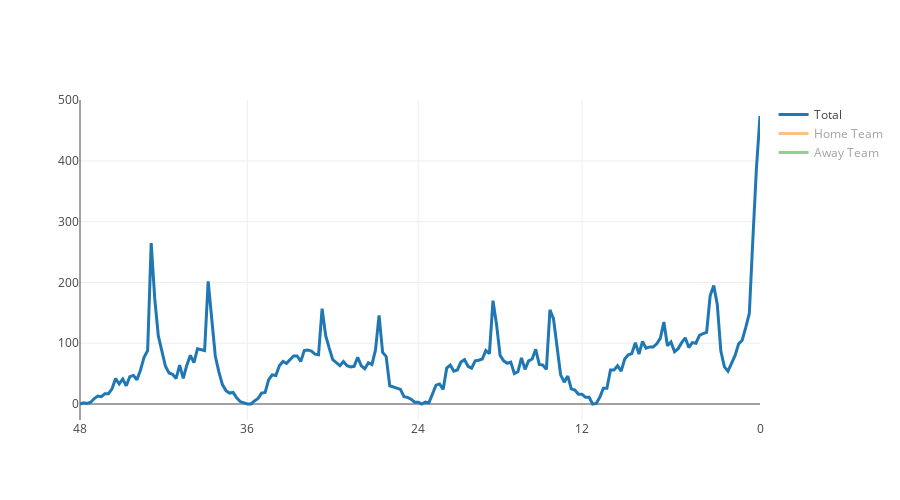

Here is the notebook cell this chart was saved with:
### Markdown cell above
# Timeouts over time
- In a very simple way, count the number of timeouts that happened throughout the game and siplay as a line plot.

### Code cell
# Histogram of time left in the game when timeout was called.
bin_size = 15 # in seconds
timeout_time_hist, timeout_time_edges = np.histogram(timeouts['GLOBALTIMELEFT'], bins=int(float(2880)/bin_size), range=(0, 2880))

# Same histograms separated by home and away teams.
home_timeout_time_hist, home_timeout_time_edges = np.histogram(home_timeouts['GLOBALTIMELEFT'], bins=int(float(2880)/bin_size), range=(0, 2880))
away_timeout_time_hist, away_timeout_time_edges = np.histogram(away_timeouts['GLOBALTIMELEFT'], bins=int(float(2880)/bin_size), range=(0, 2880))


x_values = np.arange(0, float(2880)/bin_size, 1)[::-1]


# Transforming back to min:secs to use on tick labels and hover text.
time_left_in_quarter_text = []
for x in x_values*bin_size:
    if 0 <= x < 720:
        label = '<b>Q4 (' + str(datetime.timedelta(seconds=x))[2:] + ')'
           
    if 720 <= x < 1440:
        x -= 720
        label = '<b>Q3 (' + str(datetime.timedelta(seconds=x))[2:] + ')'
    
    if 1440 <= x < 2160:
        x -= 1440
        label = '<b>Q2 (' + str(datetime.timedelta(seconds=x))[2:] + ')'
        
    if 2160 <= x <= 2880:
        x -= 2160
        label = '<b>Q1 (' + str(datetime.timedelta(seconds=x))[2:] + ')'
        
    time_left_in_quarter_text.append(label)   

time_left_in_quarter_text = time_left_in_quarter_text[::-1]
xaxis = dict(tickvals = [0, 47, 95, 141, 191], ticktext=['48','36', '24', '12', '0'])

layout = dict(width=900, height=500, xaxis=xaxis)
timeout_time_line = [go.Scatter(x= x_values, y= timeout_time_hist, name='Total', text=time_left_in_quarter_text, hoverinfo= 'text', line = dict(width=3)),
                     go.Scatter(x= x_values, y= home_timeout_time_hist, name='Home Team', visible= 'legendonly', text=time_left_in_quarter_text, hoverinfo= 'text', line = dict(width=3)),
                     go.Scatter(x= x_values, y=away_timeout_time_hist, name="Away Team", visible= 'legendonly', text=time_left_in_quarter_text, hoverinfo= 'text', line = dict(width=3))]

fig = go.Figure(data=timeout_time_line, layout=layout)
iplot(fig, filename='TimeoutsOverTimeRAW')

### Figure 1 — Plotly figure (JSON) as saved in the notebook; plotly's stock layout.template omitted (floating-point values rounded to 4 significant figures; data arrays with more than 128 entries replaced by an {"elided": "..."} marker saying what was removed)
{"data": [{"hoverinfo": "text", "line": {"width": 3}, "name": "Total", "text": {"elided": "192 str values"}, "type": "scatter", "uid": "023a55d9-4a77-4dbc-a3c8-98d7471b0503", "x": {"elided": "192 int values"}, "y": {"elided": "192 int values"}}, {"hoverinfo": "text", "line": {"width": 3}, "name": "Home Team", "text": {"elided": "192 str values"}, "type": "scatter", "uid": "273afaee-6972-448d-bec3-29b201fa0e2e", "visible": "legendonly", "x": {"elided": "192 int values"}, "y": {"elided": "192 int values"}}, {"hoverinfo": "text", "line": {"width": 3}, "name": "Away Team", "text": {"elided": "192 str values"}, "type": "scatter", "uid": "2e78929a-6dc3-435a-b3f6-8bfcf18f19fb", "visible": "legendonly", "x": {"elided": "192 int values"}, "y": {"elided": "192 int values"}}], "layout": {"height": 500, "width": 900, "xaxis": {"ticktext": ["48", "36", "24", "12", "0"], "tickvals": [0, 47, 95, 141, 191]}}}
